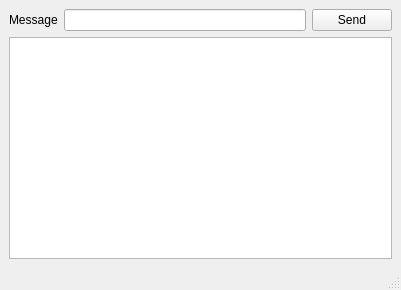
<?xml version="1.0" encoding="UTF-8"?>
<ui version="4.0">
 <class>MainWindow</class>
 <widget class="QMainWindow" name="MainWindow">
  <property name="geometry">
   <rect>
    <x>0</x>
    <y>0</y>
    <width>401</width>
    <height>290</height>
   </rect>
  </property>
  <property name="windowTitle">
   <string>MainWindow</string>
  </property>
  <widget class="QWidget" name="centralwidget">
   <layout class="QVBoxLayout" name="verticalLayout">
    <item>
     <layout class="QHBoxLayout" name="horizontalLayout">
      <item>
       <widget class="QLabel" name="label">
        <property name="text">
         <string>Message</string>
        </property>
       </widget>
      </item>
      <item>
       <widget class="QLineEdit" name="messageLineEdit"/>
      </item>
      <item>
       <widget class="QPushButton" name="sendPushButton">
        <property name="text">
         <string>Send</string>
        </property>
       </widget>
      </item>
     </layout>
    </item>
    <item>
     <widget class="QTextBrowser" name="textBrowser"/>
    </item>
   </layout>
  </widget>
  <widget class="QMenuBar" name="menubar">
   <property name="geometry">
    <rect>
     <x>0</x>
     <y>0</y>
     <width>401</width>
     <height>21</height>
    </rect>
   </property>
  </widget>
  <widget class="QStatusBar" name="statusbar"/>
 </widget>
 <resources/>
 <connections/>
</ui>
